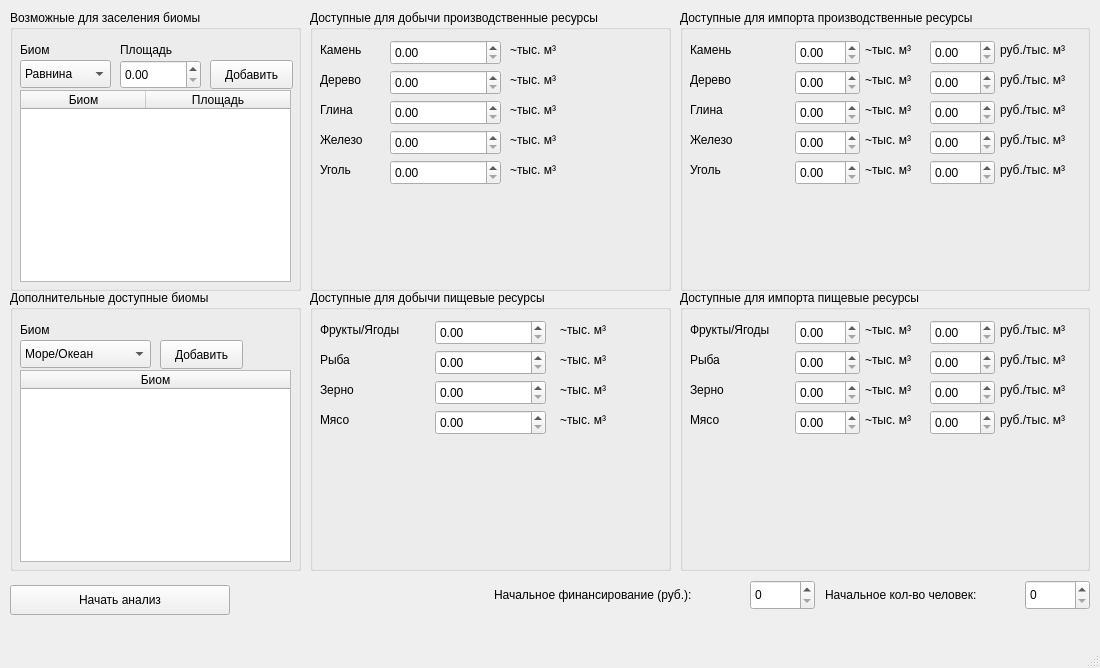
<?xml version="1.0" encoding="UTF-8"?>
<ui version="4.0">
 <class>AnalyzingSystem</class>
 <widget class="QMainWindow" name="AnalyzingSystem">
  <property name="geometry">
   <rect>
    <x>0</x>
    <y>0</y>
    <width>1100</width>
    <height>668</height>
   </rect>
  </property>
  <property name="windowTitle">
   <string>AnalyzingSystem</string>
  </property>
  <widget class="QWidget" name="centralwidget">
   <widget class="QGroupBox" name="groupBox">
    <property name="geometry">
     <rect>
      <x>10</x>
      <y>10</y>
      <width>291</width>
      <height>281</height>
     </rect>
    </property>
    <property name="title">
     <string>Возможные для заселения биомы</string>
    </property>
    <widget class="QComboBox" name="biome_input">
     <property name="geometry">
      <rect>
       <x>10</x>
       <y>50</y>
       <width>91</width>
       <height>28</height>
      </rect>
     </property>
     <item>
      <property name="text">
       <string>Равнина</string>
      </property>
     </item>
     <item>
      <property name="text">
       <string>Болото</string>
      </property>
     </item>
     <item>
      <property name="text">
       <string>Горы</string>
      </property>
     </item>
     <item>
      <property name="text">
       <string>Холмы</string>
      </property>
     </item>
     <item>
      <property name="text">
       <string>Лес</string>
      </property>
     </item>
    </widget>
    <widget class="QDoubleSpinBox" name="biome_square_input">
     <property name="geometry">
      <rect>
       <x>110</x>
       <y>50</y>
       <width>81</width>
       <height>29</height>
      </rect>
     </property>
    </widget>
    <widget class="QLabel" name="label">
     <property name="geometry">
      <rect>
       <x>10</x>
       <y>30</y>
       <width>91</width>
       <height>20</height>
      </rect>
     </property>
     <property name="font">
      <font>
       <pointsize>9</pointsize>
      </font>
     </property>
     <property name="text">
      <string>Биом</string>
     </property>
    </widget>
    <widget class="QLabel" name="label_2">
     <property name="geometry">
      <rect>
       <x>110</x>
       <y>30</y>
       <width>81</width>
       <height>20</height>
      </rect>
     </property>
     <property name="text">
      <string>Площадь</string>
     </property>
    </widget>
    <widget class="QPushButton" name="add_biome_button">
     <property name="geometry">
      <rect>
       <x>200</x>
       <y>50</y>
       <width>83</width>
       <height>29</height>
      </rect>
     </property>
     <property name="text">
      <string>Добавить</string>
     </property>
    </widget>
    <widget class="QTableWidget" name="biomes_table">
     <property name="geometry">
      <rect>
       <x>10</x>
       <y>80</y>
       <width>271</width>
       <height>192</height>
      </rect>
     </property>
     <property name="showGrid">
      <bool>false</bool>
     </property>
     <property name="wordWrap">
      <bool>true</bool>
     </property>
     <property name="cornerButtonEnabled">
      <bool>true</bool>
     </property>
     <property name="rowCount">
      <number>0</number>
     </property>
     <property name="columnCount">
      <number>2</number>
     </property>
     <attribute name="horizontalHeaderCascadingSectionResizes">
      <bool>false</bool>
     </attribute>
     <attribute name="horizontalHeaderDefaultSectionSize">
      <number>125</number>
     </attribute>
     <attribute name="horizontalHeaderHighlightSections">
      <bool>true</bool>
     </attribute>
     <attribute name="horizontalHeaderStretchLastSection">
      <bool>true</bool>
     </attribute>
     <column>
      <property name="text">
       <string>Биом</string>
      </property>
     </column>
     <column>
      <property name="text">
       <string>Площадь</string>
      </property>
     </column>
    </widget>
   </widget>
   <widget class="QGroupBox" name="groupBox_2">
    <property name="geometry">
     <rect>
      <x>10</x>
      <y>290</y>
      <width>291</width>
      <height>281</height>
     </rect>
    </property>
    <property name="title">
     <string>Дополнительные доступные биомы</string>
    </property>
    <widget class="QComboBox" name="additional_biome_input">
     <property name="geometry">
      <rect>
       <x>10</x>
       <y>50</y>
       <width>131</width>
       <height>28</height>
      </rect>
     </property>
     <item>
      <property name="text">
       <string>Море/Океан</string>
      </property>
     </item>
     <item>
      <property name="text">
       <string>Река</string>
      </property>
     </item>
     <item>
      <property name="text">
       <string>Озеро</string>
      </property>
     </item>
    </widget>
    <widget class="QLabel" name="label_3">
     <property name="geometry">
      <rect>
       <x>10</x>
       <y>30</y>
       <width>91</width>
       <height>20</height>
      </rect>
     </property>
     <property name="font">
      <font>
       <pointsize>9</pointsize>
      </font>
     </property>
     <property name="text">
      <string>Биом</string>
     </property>
    </widget>
    <widget class="QPushButton" name="add_additional_biome_button">
     <property name="geometry">
      <rect>
       <x>150</x>
       <y>50</y>
       <width>83</width>
       <height>29</height>
      </rect>
     </property>
     <property name="text">
      <string>Добавить</string>
     </property>
    </widget>
    <widget class="QTableWidget" name="additional_biomes_table">
     <property name="geometry">
      <rect>
       <x>10</x>
       <y>80</y>
       <width>271</width>
       <height>192</height>
      </rect>
     </property>
     <property name="showGrid">
      <bool>false</bool>
     </property>
     <property name="wordWrap">
      <bool>true</bool>
     </property>
     <property name="cornerButtonEnabled">
      <bool>true</bool>
     </property>
     <property name="rowCount">
      <number>0</number>
     </property>
     <property name="columnCount">
      <number>1</number>
     </property>
     <attribute name="horizontalHeaderCascadingSectionResizes">
      <bool>false</bool>
     </attribute>
     <attribute name="horizontalHeaderDefaultSectionSize">
      <number>125</number>
     </attribute>
     <attribute name="horizontalHeaderHighlightSections">
      <bool>true</bool>
     </attribute>
     <attribute name="horizontalHeaderStretchLastSection">
      <bool>true</bool>
     </attribute>
     <column>
      <property name="text">
       <string>Биом</string>
      </property>
     </column>
    </widget>
   </widget>
   <widget class="QGroupBox" name="groupBox_3">
    <property name="geometry">
     <rect>
      <x>310</x>
      <y>10</y>
      <width>361</width>
      <height>281</height>
     </rect>
    </property>
    <property name="title">
     <string>Доступные для добычи производственные ресурсы</string>
    </property>
    <widget class="QDoubleSpinBox" name="make_stone_input">
     <property name="geometry">
      <rect>
       <x>80</x>
       <y>30</y>
       <width>111</width>
       <height>25</height>
      </rect>
     </property>
    </widget>
    <widget class="QLabel" name="label_4">
     <property name="geometry">
      <rect>
       <x>10</x>
       <y>30</y>
       <width>63</width>
       <height>20</height>
      </rect>
     </property>
     <property name="text">
      <string>Камень</string>
     </property>
    </widget>
    <widget class="QLabel" name="label_5">
     <property name="geometry">
      <rect>
       <x>10</x>
       <y>60</y>
       <width>63</width>
       <height>20</height>
      </rect>
     </property>
     <property name="text">
      <string>Дерево</string>
     </property>
    </widget>
    <widget class="QLabel" name="label_6">
     <property name="geometry">
      <rect>
       <x>10</x>
       <y>90</y>
       <width>63</width>
       <height>20</height>
      </rect>
     </property>
     <property name="text">
      <string>Глина</string>
     </property>
    </widget>
    <widget class="QLabel" name="label_7">
     <property name="geometry">
      <rect>
       <x>10</x>
       <y>120</y>
       <width>63</width>
       <height>20</height>
      </rect>
     </property>
     <property name="text">
      <string>Железо</string>
     </property>
    </widget>
    <widget class="QLabel" name="label_8">
     <property name="geometry">
      <rect>
       <x>10</x>
       <y>150</y>
       <width>63</width>
       <height>20</height>
      </rect>
     </property>
     <property name="text">
      <string>Уголь</string>
     </property>
    </widget>
    <widget class="QDoubleSpinBox" name="make_wood_input">
     <property name="geometry">
      <rect>
       <x>80</x>
       <y>60</y>
       <width>111</width>
       <height>25</height>
      </rect>
     </property>
    </widget>
    <widget class="QDoubleSpinBox" name="make_clay_input">
     <property name="geometry">
      <rect>
       <x>80</x>
       <y>90</y>
       <width>111</width>
       <height>25</height>
      </rect>
     </property>
    </widget>
    <widget class="QDoubleSpinBox" name="make_iron_input">
     <property name="geometry">
      <rect>
       <x>80</x>
       <y>120</y>
       <width>111</width>
       <height>25</height>
      </rect>
     </property>
    </widget>
    <widget class="QDoubleSpinBox" name="make_coal_input">
     <property name="geometry">
      <rect>
       <x>80</x>
       <y>150</y>
       <width>111</width>
       <height>25</height>
      </rect>
     </property>
    </widget>
    <widget class="QLabel" name="label_9">
     <property name="geometry">
      <rect>
       <x>200</x>
       <y>30</y>
       <width>63</width>
       <height>20</height>
      </rect>
     </property>
     <property name="text">
      <string>~тыс. м³</string>
     </property>
    </widget>
    <widget class="QLabel" name="label_10">
     <property name="geometry">
      <rect>
       <x>200</x>
       <y>60</y>
       <width>63</width>
       <height>20</height>
      </rect>
     </property>
     <property name="text">
      <string>~тыс. м³</string>
     </property>
    </widget>
    <widget class="QLabel" name="label_11">
     <property name="geometry">
      <rect>
       <x>200</x>
       <y>90</y>
       <width>63</width>
       <height>20</height>
      </rect>
     </property>
     <property name="text">
      <string>~тыс. м³</string>
     </property>
    </widget>
    <widget class="QLabel" name="label_12">
     <property name="geometry">
      <rect>
       <x>200</x>
       <y>120</y>
       <width>63</width>
       <height>20</height>
      </rect>
     </property>
     <property name="text">
      <string>~тыс. м³</string>
     </property>
    </widget>
    <widget class="QLabel" name="label_13">
     <property name="geometry">
      <rect>
       <x>200</x>
       <y>150</y>
       <width>63</width>
       <height>20</height>
      </rect>
     </property>
     <property name="text">
      <string>~тыс. м³</string>
     </property>
    </widget>
   </widget>
   <widget class="QGroupBox" name="groupBox_4">
    <property name="geometry">
     <rect>
      <x>310</x>
      <y>290</y>
      <width>361</width>
      <height>281</height>
     </rect>
    </property>
    <property name="title">
     <string>Доступные для добычи пищевые ресурсы</string>
    </property>
    <widget class="QDoubleSpinBox" name="make_fruit_input">
     <property name="geometry">
      <rect>
       <x>125</x>
       <y>30</y>
       <width>111</width>
       <height>25</height>
      </rect>
     </property>
    </widget>
    <widget class="QLabel" name="label_14">
     <property name="geometry">
      <rect>
       <x>10</x>
       <y>30</y>
       <width>101</width>
       <height>20</height>
      </rect>
     </property>
     <property name="text">
      <string>Фрукты/Ягоды</string>
     </property>
    </widget>
    <widget class="QLabel" name="label_15">
     <property name="geometry">
      <rect>
       <x>10</x>
       <y>60</y>
       <width>63</width>
       <height>20</height>
      </rect>
     </property>
     <property name="text">
      <string>Рыба</string>
     </property>
    </widget>
    <widget class="QLabel" name="label_16">
     <property name="geometry">
      <rect>
       <x>10</x>
       <y>90</y>
       <width>63</width>
       <height>20</height>
      </rect>
     </property>
     <property name="text">
      <string>Зерно</string>
     </property>
    </widget>
    <widget class="QLabel" name="label_17">
     <property name="geometry">
      <rect>
       <x>10</x>
       <y>120</y>
       <width>63</width>
       <height>20</height>
      </rect>
     </property>
     <property name="text">
      <string>Мясо</string>
     </property>
    </widget>
    <widget class="QDoubleSpinBox" name="make_fish_input">
     <property name="geometry">
      <rect>
       <x>125</x>
       <y>60</y>
       <width>111</width>
       <height>25</height>
      </rect>
     </property>
    </widget>
    <widget class="QDoubleSpinBox" name="make_seed_input">
     <property name="geometry">
      <rect>
       <x>125</x>
       <y>90</y>
       <width>111</width>
       <height>25</height>
      </rect>
     </property>
    </widget>
    <widget class="QDoubleSpinBox" name="make_meat_input">
     <property name="geometry">
      <rect>
       <x>125</x>
       <y>120</y>
       <width>111</width>
       <height>25</height>
      </rect>
     </property>
    </widget>
    <widget class="QLabel" name="label_19">
     <property name="geometry">
      <rect>
       <x>250</x>
       <y>30</y>
       <width>63</width>
       <height>20</height>
      </rect>
     </property>
     <property name="text">
      <string>~тыс. м³</string>
     </property>
    </widget>
    <widget class="QLabel" name="label_20">
     <property name="geometry">
      <rect>
       <x>250</x>
       <y>60</y>
       <width>63</width>
       <height>20</height>
      </rect>
     </property>
     <property name="text">
      <string>~тыс. м³</string>
     </property>
    </widget>
    <widget class="QLabel" name="label_21">
     <property name="geometry">
      <rect>
       <x>250</x>
       <y>90</y>
       <width>63</width>
       <height>20</height>
      </rect>
     </property>
     <property name="text">
      <string>~тыс. м³</string>
     </property>
    </widget>
    <widget class="QLabel" name="label_22">
     <property name="geometry">
      <rect>
       <x>250</x>
       <y>120</y>
       <width>63</width>
       <height>20</height>
      </rect>
     </property>
     <property name="text">
      <string>~тыс. м³</string>
     </property>
    </widget>
   </widget>
   <widget class="QGroupBox" name="groupBox_5">
    <property name="geometry">
     <rect>
      <x>680</x>
      <y>10</y>
      <width>410</width>
      <height>281</height>
     </rect>
    </property>
    <property name="title">
     <string>Доступные для импорта производственные ресурсы</string>
    </property>
    <widget class="QDoubleSpinBox" name="import_stone_input">
     <property name="geometry">
      <rect>
       <x>115</x>
       <y>30</y>
       <width>65</width>
       <height>25</height>
      </rect>
     </property>
    </widget>
    <widget class="QLabel" name="label_18">
     <property name="geometry">
      <rect>
       <x>10</x>
       <y>30</y>
       <width>63</width>
       <height>20</height>
      </rect>
     </property>
     <property name="text">
      <string>Камень</string>
     </property>
    </widget>
    <widget class="QLabel" name="label_23">
     <property name="geometry">
      <rect>
       <x>10</x>
       <y>60</y>
       <width>63</width>
       <height>20</height>
      </rect>
     </property>
     <property name="text">
      <string>Дерево</string>
     </property>
    </widget>
    <widget class="QLabel" name="label_24">
     <property name="geometry">
      <rect>
       <x>10</x>
       <y>90</y>
       <width>63</width>
       <height>20</height>
      </rect>
     </property>
     <property name="text">
      <string>Глина</string>
     </property>
    </widget>
    <widget class="QLabel" name="label_25">
     <property name="geometry">
      <rect>
       <x>10</x>
       <y>120</y>
       <width>63</width>
       <height>20</height>
      </rect>
     </property>
     <property name="text">
      <string>Железо</string>
     </property>
    </widget>
    <widget class="QLabel" name="label_26">
     <property name="geometry">
      <rect>
       <x>10</x>
       <y>150</y>
       <width>63</width>
       <height>20</height>
      </rect>
     </property>
     <property name="text">
      <string>Уголь</string>
     </property>
    </widget>
    <widget class="QDoubleSpinBox" name="import_wood_input">
     <property name="geometry">
      <rect>
       <x>115</x>
       <y>60</y>
       <width>65</width>
       <height>25</height>
      </rect>
     </property>
    </widget>
    <widget class="QDoubleSpinBox" name="import_clay_input">
     <property name="geometry">
      <rect>
       <x>115</x>
       <y>90</y>
       <width>65</width>
       <height>25</height>
      </rect>
     </property>
    </widget>
    <widget class="QDoubleSpinBox" name="import_iron_input">
     <property name="geometry">
      <rect>
       <x>115</x>
       <y>120</y>
       <width>65</width>
       <height>25</height>
      </rect>
     </property>
    </widget>
    <widget class="QDoubleSpinBox" name="import_coal_input">
     <property name="geometry">
      <rect>
       <x>115</x>
       <y>150</y>
       <width>65</width>
       <height>25</height>
      </rect>
     </property>
    </widget>
    <widget class="QLabel" name="label_27">
     <property name="geometry">
      <rect>
       <x>185</x>
       <y>30</y>
       <width>63</width>
       <height>20</height>
      </rect>
     </property>
     <property name="text">
      <string>~тыс. м³</string>
     </property>
    </widget>
    <widget class="QLabel" name="label_28">
     <property name="geometry">
      <rect>
       <x>185</x>
       <y>60</y>
       <width>63</width>
       <height>20</height>
      </rect>
     </property>
     <property name="text">
      <string>~тыс. м³</string>
     </property>
    </widget>
    <widget class="QLabel" name="label_29">
     <property name="geometry">
      <rect>
       <x>185</x>
       <y>90</y>
       <width>63</width>
       <height>20</height>
      </rect>
     </property>
     <property name="text">
      <string>~тыс. м³</string>
     </property>
    </widget>
    <widget class="QLabel" name="label_30">
     <property name="geometry">
      <rect>
       <x>185</x>
       <y>120</y>
       <width>63</width>
       <height>20</height>
      </rect>
     </property>
     <property name="text">
      <string>~тыс. м³</string>
     </property>
    </widget>
    <widget class="QLabel" name="label_31">
     <property name="geometry">
      <rect>
       <x>185</x>
       <y>150</y>
       <width>63</width>
       <height>20</height>
      </rect>
     </property>
     <property name="text">
      <string>~тыс. м³</string>
     </property>
    </widget>
    <widget class="QDoubleSpinBox" name="import_price_stone_input">
     <property name="geometry">
      <rect>
       <x>250</x>
       <y>30</y>
       <width>65</width>
       <height>25</height>
      </rect>
     </property>
    </widget>
    <widget class="QLabel" name="label_40">
     <property name="geometry">
      <rect>
       <x>320</x>
       <y>30</y>
       <width>81</width>
       <height>20</height>
      </rect>
     </property>
     <property name="text">
      <string>руб./тыс. м³</string>
     </property>
    </widget>
    <widget class="QDoubleSpinBox" name="import_price_wood_input">
     <property name="geometry">
      <rect>
       <x>250</x>
       <y>60</y>
       <width>65</width>
       <height>25</height>
      </rect>
     </property>
    </widget>
    <widget class="QDoubleSpinBox" name="import_price_clay_input">
     <property name="geometry">
      <rect>
       <x>250</x>
       <y>90</y>
       <width>65</width>
       <height>25</height>
      </rect>
     </property>
    </widget>
    <widget class="QDoubleSpinBox" name="import_price_iron_input">
     <property name="geometry">
      <rect>
       <x>250</x>
       <y>120</y>
       <width>65</width>
       <height>25</height>
      </rect>
     </property>
    </widget>
    <widget class="QDoubleSpinBox" name="import_price_coal_import">
     <property name="geometry">
      <rect>
       <x>250</x>
       <y>150</y>
       <width>65</width>
       <height>25</height>
      </rect>
     </property>
    </widget>
    <widget class="QLabel" name="label_45">
     <property name="geometry">
      <rect>
       <x>320</x>
       <y>60</y>
       <width>81</width>
       <height>20</height>
      </rect>
     </property>
     <property name="text">
      <string>руб./тыс. м³</string>
     </property>
    </widget>
    <widget class="QLabel" name="label_46">
     <property name="geometry">
      <rect>
       <x>320</x>
       <y>90</y>
       <width>81</width>
       <height>20</height>
      </rect>
     </property>
     <property name="text">
      <string>руб./тыс. м³</string>
     </property>
    </widget>
    <widget class="QLabel" name="label_47">
     <property name="geometry">
      <rect>
       <x>320</x>
       <y>120</y>
       <width>81</width>
       <height>20</height>
      </rect>
     </property>
     <property name="text">
      <string>руб./тыс. м³</string>
     </property>
    </widget>
    <widget class="QLabel" name="label_48">
     <property name="geometry">
      <rect>
       <x>320</x>
       <y>150</y>
       <width>81</width>
       <height>20</height>
      </rect>
     </property>
     <property name="text">
      <string>руб./тыс. м³</string>
     </property>
    </widget>
   </widget>
   <widget class="QGroupBox" name="groupBox_6">
    <property name="geometry">
     <rect>
      <x>680</x>
      <y>290</y>
      <width>410</width>
      <height>281</height>
     </rect>
    </property>
    <property name="title">
     <string>Доступные для импорта пищевые ресурсы</string>
    </property>
    <widget class="QDoubleSpinBox" name="import_fruit_input">
     <property name="geometry">
      <rect>
       <x>115</x>
       <y>30</y>
       <width>65</width>
       <height>25</height>
      </rect>
     </property>
    </widget>
    <widget class="QLabel" name="label_32">
     <property name="geometry">
      <rect>
       <x>10</x>
       <y>30</y>
       <width>101</width>
       <height>20</height>
      </rect>
     </property>
     <property name="text">
      <string>Фрукты/Ягоды</string>
     </property>
    </widget>
    <widget class="QLabel" name="label_33">
     <property name="geometry">
      <rect>
       <x>10</x>
       <y>60</y>
       <width>63</width>
       <height>20</height>
      </rect>
     </property>
     <property name="text">
      <string>Рыба</string>
     </property>
    </widget>
    <widget class="QLabel" name="label_34">
     <property name="geometry">
      <rect>
       <x>10</x>
       <y>90</y>
       <width>63</width>
       <height>20</height>
      </rect>
     </property>
     <property name="text">
      <string>Зерно</string>
     </property>
    </widget>
    <widget class="QLabel" name="label_35">
     <property name="geometry">
      <rect>
       <x>10</x>
       <y>120</y>
       <width>63</width>
       <height>20</height>
      </rect>
     </property>
     <property name="text">
      <string>Мясо</string>
     </property>
    </widget>
    <widget class="QDoubleSpinBox" name="import_fish_input">
     <property name="geometry">
      <rect>
       <x>115</x>
       <y>60</y>
       <width>65</width>
       <height>25</height>
      </rect>
     </property>
    </widget>
    <widget class="QDoubleSpinBox" name="import_seed_input">
     <property name="geometry">
      <rect>
       <x>115</x>
       <y>90</y>
       <width>65</width>
       <height>25</height>
      </rect>
     </property>
    </widget>
    <widget class="QDoubleSpinBox" name="import_meat_input">
     <property name="geometry">
      <rect>
       <x>115</x>
       <y>120</y>
       <width>65</width>
       <height>25</height>
      </rect>
     </property>
    </widget>
    <widget class="QLabel" name="label_36">
     <property name="geometry">
      <rect>
       <x>185</x>
       <y>30</y>
       <width>63</width>
       <height>20</height>
      </rect>
     </property>
     <property name="text">
      <string>~тыс. м³</string>
     </property>
    </widget>
    <widget class="QLabel" name="label_37">
     <property name="geometry">
      <rect>
       <x>185</x>
       <y>60</y>
       <width>63</width>
       <height>20</height>
      </rect>
     </property>
     <property name="text">
      <string>~тыс. м³</string>
     </property>
    </widget>
    <widget class="QLabel" name="label_38">
     <property name="geometry">
      <rect>
       <x>185</x>
       <y>90</y>
       <width>63</width>
       <height>20</height>
      </rect>
     </property>
     <property name="text">
      <string>~тыс. м³</string>
     </property>
    </widget>
    <widget class="QLabel" name="label_39">
     <property name="geometry">
      <rect>
       <x>185</x>
       <y>120</y>
       <width>63</width>
       <height>20</height>
      </rect>
     </property>
     <property name="text">
      <string>~тыс. м³</string>
     </property>
    </widget>
    <widget class="QDoubleSpinBox" name="import_price_fruit_input">
     <property name="geometry">
      <rect>
       <x>250</x>
       <y>30</y>
       <width>65</width>
       <height>25</height>
      </rect>
     </property>
    </widget>
    <widget class="QLabel" name="label_41">
     <property name="geometry">
      <rect>
       <x>320</x>
       <y>30</y>
       <width>81</width>
       <height>20</height>
      </rect>
     </property>
     <property name="text">
      <string>руб./тыс. м³</string>
     </property>
    </widget>
    <widget class="QDoubleSpinBox" name="import_price_fish_input">
     <property name="geometry">
      <rect>
       <x>250</x>
       <y>60</y>
       <width>65</width>
       <height>25</height>
      </rect>
     </property>
    </widget>
    <widget class="QDoubleSpinBox" name="import_price_seed_input">
     <property name="geometry">
      <rect>
       <x>250</x>
       <y>90</y>
       <width>65</width>
       <height>25</height>
      </rect>
     </property>
    </widget>
    <widget class="QDoubleSpinBox" name="import_price_meat_input">
     <property name="geometry">
      <rect>
       <x>250</x>
       <y>120</y>
       <width>65</width>
       <height>25</height>
      </rect>
     </property>
    </widget>
    <widget class="QLabel" name="label_42">
     <property name="geometry">
      <rect>
       <x>320</x>
       <y>60</y>
       <width>81</width>
       <height>20</height>
      </rect>
     </property>
     <property name="text">
      <string>руб./тыс. м³</string>
     </property>
    </widget>
    <widget class="QLabel" name="label_43">
     <property name="geometry">
      <rect>
       <x>320</x>
       <y>90</y>
       <width>81</width>
       <height>20</height>
      </rect>
     </property>
     <property name="text">
      <string>руб./тыс. м³</string>
     </property>
    </widget>
    <widget class="QLabel" name="label_44">
     <property name="geometry">
      <rect>
       <x>320</x>
       <y>120</y>
       <width>81</width>
       <height>20</height>
      </rect>
     </property>
     <property name="text">
      <string>руб./тыс. м³</string>
     </property>
    </widget>
   </widget>
   <widget class="QPushButton" name="start_analysis_button">
    <property name="geometry">
     <rect>
      <x>10</x>
      <y>585</y>
      <width>220</width>
      <height>30</height>
     </rect>
    </property>
    <property name="text">
     <string>Начать анализ</string>
    </property>
   </widget>
   <widget class="QSpinBox" name="human_number_input">
    <property name="geometry">
     <rect>
      <x>1025</x>
      <y>580</y>
      <width>65</width>
      <height>30</height>
     </rect>
    </property>
   </widget>
   <widget class="QLabel" name="label_49">
    <property name="geometry">
     <rect>
      <x>825</x>
      <y>580</y>
      <width>195</width>
      <height>30</height>
     </rect>
    </property>
    <property name="text">
     <string>Начальное кол-во человек:</string>
    </property>
   </widget>
   <widget class="QSpinBox" name="money_number_input">
    <property name="geometry">
     <rect>
      <x>750</x>
      <y>580</y>
      <width>65</width>
      <height>30</height>
     </rect>
    </property>
   </widget>
   <widget class="QLabel" name="label_50">
    <property name="geometry">
     <rect>
      <x>494</x>
      <y>580</y>
      <width>251</width>
      <height>30</height>
     </rect>
    </property>
    <property name="text">
     <string>Начальное финансирование (руб.):</string>
    </property>
   </widget>
  </widget>
  <widget class="QMenuBar" name="menubar">
   <property name="geometry">
    <rect>
     <x>0</x>
     <y>0</y>
     <width>1100</width>
     <height>25</height>
    </rect>
   </property>
  </widget>
  <widget class="QStatusBar" name="statusbar"/>
 </widget>
 <resources/>
 <connections/>
</ui>
